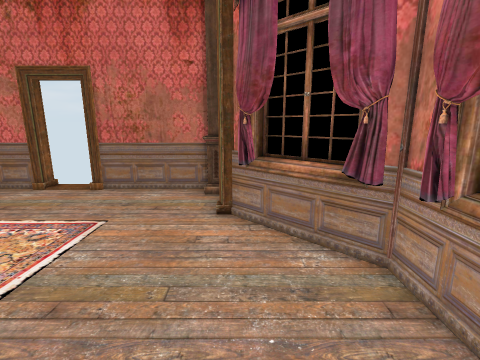
View 1 (above)

12 first-person views from a walk through a Unity game level. The camera is 1.5 m above the floor, tilts 12° down and sees 85° across. The floor is counted in squares, 0.5 m on a side. Each view is taken from the middle of a square. On the plan, view 1 faces up. The plan holds only what a view shows up to about 19 squares ahead; the rest is blank. The player character is not drawn. Door leaves are left out, so doorways stand open.

View 2
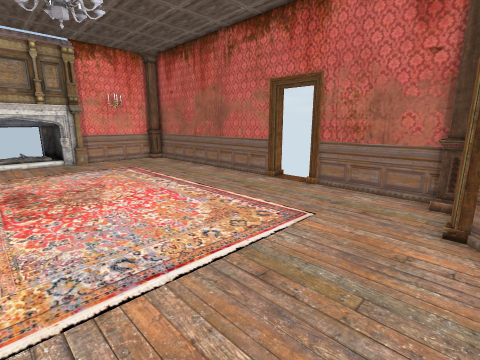

View 3
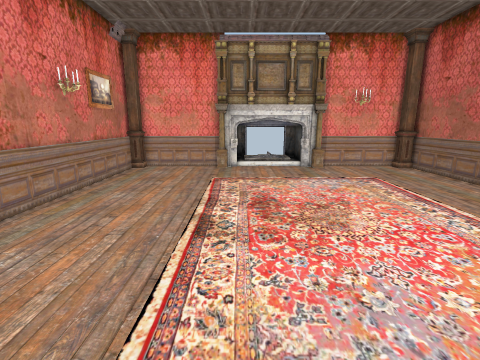

View 4
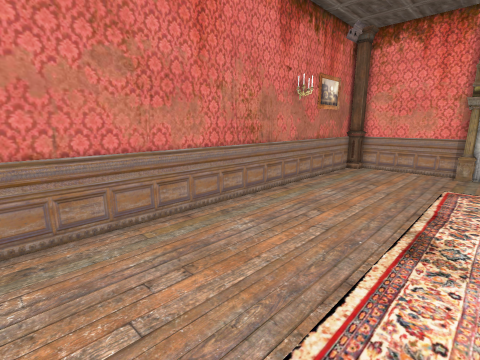

View 5
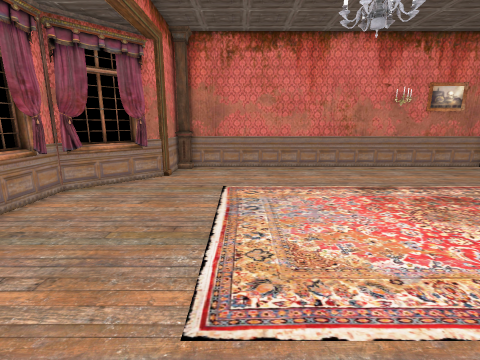

View 6
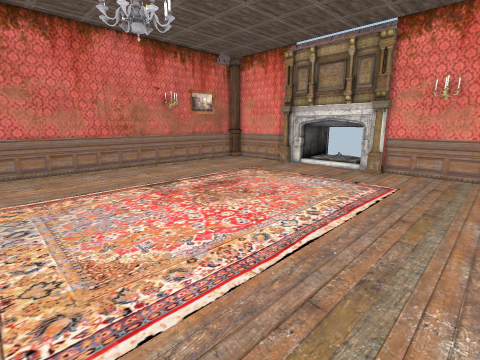

View 7
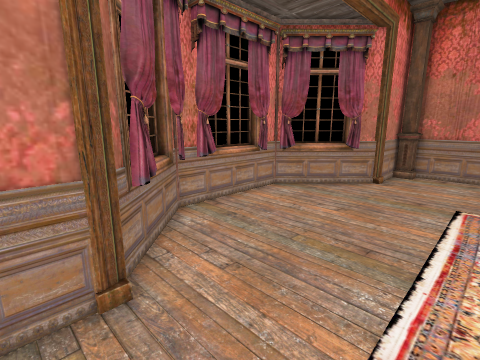

View 8
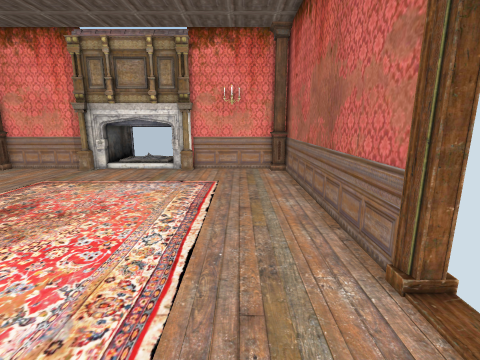

View 9
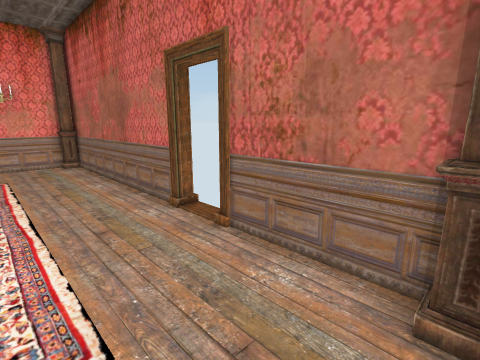

View 10
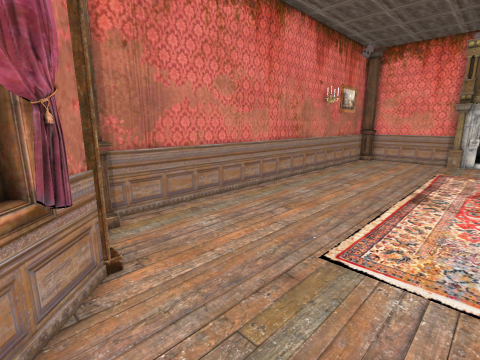

View 11
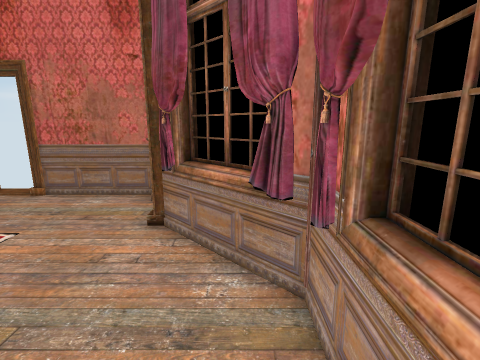

View 12
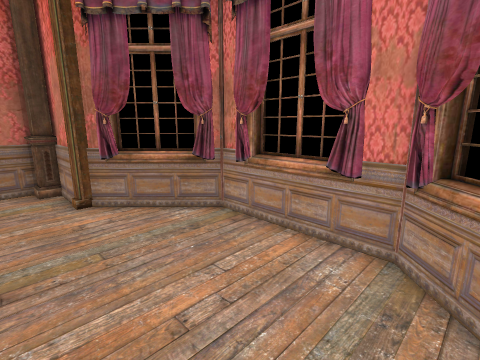

### Floor plan
Points are (right, up) in squares from view 1. A wall is a line through its corners. A room is listed if a view was taken in it or the views show most of it. See-through windows are left out.
Room 1 (views 1, 2, 3, 4, 5, 6, 7, 8, 9, 10, 11, 12)
walls: (-9.1, 12.1) (-23, 12.1); (-22.6, -0.3) (-22.6, -0.9); (-22.6, 5.6) (-22.6, 3.3); (-22.8, 4.9) (-22.8, -0.9); (-0.7, -4.5) (3.2, -0.7) (3.2, 5) (-0.3, 8.5) (-0.7, 8.5) (-0.7, 11.8); (0, -3.6) (0.5, -3.1); (0.1, -3.5) (0.3, -2.9); (0.1, -3.5) (0.4, -3) (1, -3.6) (1.9, -2.7); (0.2, 7.4) (0, 7.8) (0.2, 8); (-23, -1.4) (-23, -6.9); (0.2, -3.5) (0.4, -3); (0.4, 7.1) (-0.1, 7.8); (0.3, 7.5) (0, 7.8); (0.8, -3.4) (2.9, -1.4); (-1.4, 11.2) (-1.4, 12.1) (-7, 12.1); (2.2, -1.2) (2.9, -0.7); (2.3, 5) (2.3, 5.5); (2.4, -1.1) (2.9, -0.8); (2, -2.6) (3, -1.6); (2.7, 3.6) (2.9, 4.2); (2.4, -1.3) (2.7, -0.8); (2.5, -1.1) (2.9, -0.8); (2.8, 3.4) (2.9, 4.1); (2.8, 0.3) (2.9, 0.8); (2.9, 0.2) (2.8, 1); (2.7, 5) (2.4, 5.3); (2.7, 5) (2.1, 5.4); (3, 3.4) (2.9, 4); (3, 0.3) (2.7, 1); (2.8, 5) (2.5, 5.2) (2.2, 5.6); (-0.7, -7.8) (-0.7, -4.2); (2.7, 5.9) (0.7, 8); (-22.2, -6.9) (-22.2, -7.8); (-22.4, -6.9) (-22.4, -7.6); (2.9, 6.1) (0.9, 8.1); (3.5, 0.7) (3.5, 3.6); (3.8, 1.5) (3.8, 3.6); (3.8, 0.7) (3.8, 1.4); (-22.2, 12.1) (-22.2, 11.2) (-23, 11.2) (-23, 5.8); (-22.7, -7.6) (-1.6, -7.6) (-1.6, -6.9)
low walls: (-22.2, -0.9) (-22.2, -1.6); (-22.6, 5) (-22.9, 4.4); (-23, 0) (-22.7, -0.6); (-23, 5.8) (-22.2, 5.8) (-22.2, 5.1)
ways out: open door at (-8, 12)

Positions as (right, up) in squares from view 1, and headings:
1: (0, 0), facing up
2: (0, 0), facing up-left
3: (-4, 0), facing left
4: (-4, 0), facing down-left
5: (-5, 11), facing down
6: (-5, 11), facing down-left
7: (-5, 10), facing down-right
8: (-5, 9), facing left
9: (-1, 7), facing up-left
10: (1, 1), facing down-left
11: (2, 1), facing up
12: (-3, -2), facing up-right
